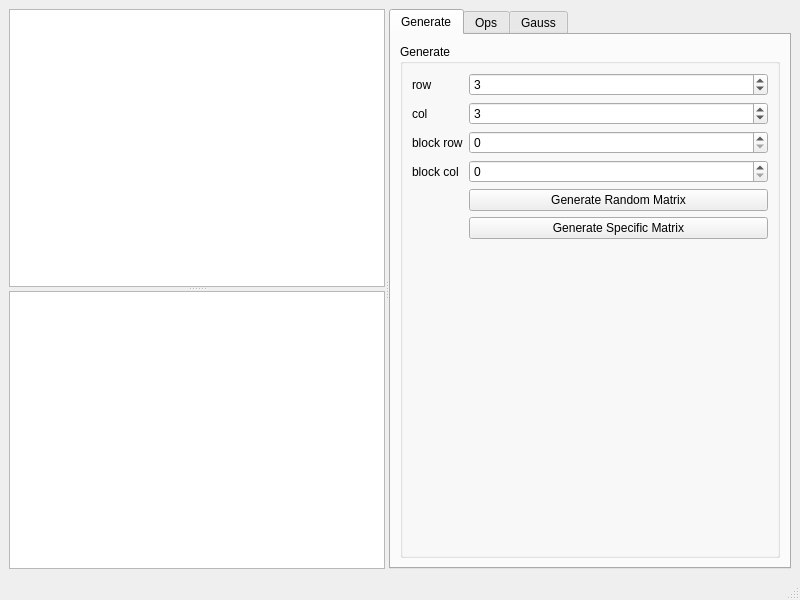
<?xml version="1.0" encoding="UTF-8"?>
<ui version="4.0">
 <class>MainWindow</class>
 <widget class="QMainWindow" name="MainWindow">
  <property name="geometry">
   <rect>
    <x>0</x>
    <y>0</y>
    <width>800</width>
    <height>600</height>
   </rect>
  </property>
  <property name="windowTitle">
   <string>Álgebra Bustamante</string>
  </property>
  <widget class="QWidget" name="centralwidget">
   <layout class="QVBoxLayout" name="verticalLayout_8">
    <item>
     <widget class="QSplitter" name="splitter">
      <property name="orientation">
       <enum>Qt::Horizontal</enum>
      </property>
      <widget class="QWidget" name="verticalLayoutWidget_2">
       <layout class="QVBoxLayout" name="verticalLayout_7">
        <item>
         <widget class="QSplitter" name="splitter_2">
          <property name="orientation">
           <enum>Qt::Vertical</enum>
          </property>
          <widget class="QListWidget" name="matrix_listWidget"/>
          <widget class="QTableWidget" name="tableWidget">
           <property name="editTriggers">
            <set>QAbstractItemView::NoEditTriggers</set>
           </property>
          </widget>
         </widget>
        </item>
       </layout>
      </widget>
      <widget class="QWidget" name="verticalLayoutWidget">
       <layout class="QVBoxLayout" name="verticalLayout">
        <item>
         <widget class="QTabWidget" name="tabWidget">
          <property name="currentIndex">
           <number>0</number>
          </property>
          <widget class="QWidget" name="generate_tab">
           <attribute name="title">
            <string>Generate</string>
           </attribute>
           <layout class="QVBoxLayout" name="verticalLayout_3">
            <item>
             <widget class="QGroupBox" name="groupBox">
              <property name="title">
               <string>Generate</string>
              </property>
              <layout class="QFormLayout" name="formLayout">
               <item row="0" column="0">
                <widget class="QLabel" name="label">
                 <property name="text">
                  <string>row</string>
                 </property>
                </widget>
               </item>
               <item row="0" column="1">
                <widget class="QSpinBox" name="row_spinBox">
                 <property name="minimum">
                  <number>1</number>
                 </property>
                 <property name="maximum">
                  <number>9999</number>
                 </property>
                 <property name="value">
                  <number>3</number>
                 </property>
                </widget>
               </item>
               <item row="1" column="0">
                <widget class="QLabel" name="label_3">
                 <property name="text">
                  <string>col</string>
                 </property>
                </widget>
               </item>
               <item row="1" column="1">
                <widget class="QSpinBox" name="col_spinBox">
                 <property name="minimum">
                  <number>1</number>
                 </property>
                 <property name="maximum">
                  <number>9999</number>
                 </property>
                 <property name="value">
                  <number>3</number>
                 </property>
                </widget>
               </item>
               <item row="2" column="0">
                <widget class="QLabel" name="label_4">
                 <property name="text">
                  <string>block row</string>
                 </property>
                </widget>
               </item>
               <item row="2" column="1">
                <widget class="QSpinBox" name="block_row_spinBox">
                 <property name="minimum">
                  <number>0</number>
                 </property>
                 <property name="maximum">
                  <number>9999</number>
                 </property>
                 <property name="value">
                  <number>0</number>
                 </property>
                </widget>
               </item>
               <item row="3" column="0">
                <widget class="QLabel" name="label_5">
                 <property name="text">
                  <string>block col</string>
                 </property>
                </widget>
               </item>
               <item row="3" column="1">
                <widget class="QSpinBox" name="block_col_spinBox">
                 <property name="minimum">
                  <number>0</number>
                 </property>
                 <property name="value">
                  <number>0</number>
                 </property>
                </widget>
               </item>
               <item row="4" column="1">
                <widget class="QPushButton" name="generate_pushButton">
                 <property name="text">
                  <string>Generate Random Matrix</string>
                 </property>
                </widget>
               </item>
               <item row="5" column="1">
                <widget class="QPushButton" name="gen_spec_pushButton">
                 <property name="text">
                  <string>Generate Specific Matrix</string>
                 </property>
                </widget>
               </item>
              </layout>
             </widget>
            </item>
           </layout>
          </widget>
          <widget class="QWidget" name="tab_3">
           <attribute name="title">
            <string>Ops</string>
           </attribute>
           <layout class="QVBoxLayout" name="verticalLayout_5">
            <item>
             <widget class="QGroupBox" name="groupBox_4">
              <property name="title">
               <string>Operands</string>
              </property>
              <layout class="QVBoxLayout" name="verticalLayout_6" stretch="0,0">
               <item>
                <layout class="QHBoxLayout" name="horizontalLayout_2">
                 <property name="leftMargin">
                  <number>0</number>
                 </property>
                 <item>
                  <widget class="QLabel" name="label_6">
                   <property name="text">
                    <string>A</string>
                   </property>
                  </widget>
                 </item>
                 <item>
                  <widget class="QComboBox" name="ops_1_comboBox"/>
                 </item>
                 <item>
                  <widget class="Line" name="line">
                   <property name="orientation">
                    <enum>Qt::Vertical</enum>
                   </property>
                  </widget>
                 </item>
                 <item>
                  <widget class="QLabel" name="label_7">
                   <property name="text">
                    <string>B</string>
                   </property>
                  </widget>
                 </item>
                 <item>
                  <widget class="QComboBox" name="ops_2_comboBox"/>
                 </item>
                 <item>
                  <spacer name="horizontalSpacer_2">
                   <property name="orientation">
                    <enum>Qt::Horizontal</enum>
                   </property>
                   <property name="sizeHint" stdset="0">
                    <size>
                     <width>40</width>
                     <height>20</height>
                    </size>
                   </property>
                  </spacer>
                 </item>
                </layout>
               </item>
               <item>
                <widget class="QComboBox" name="op_comboBox">
                 <item>
                  <property name="text">
                   <string>Multiply</string>
                  </property>
                 </item>
                 <item>
                  <property name="text">
                   <string>Add</string>
                  </property>
                 </item>
                </widget>
               </item>
              </layout>
             </widget>
            </item>
            <item>
             <widget class="QPushButton" name="op_exec_pushButton">
              <property name="text">
               <string>Apply</string>
              </property>
             </widget>
            </item>
            <item>
             <spacer name="verticalSpacer_2">
              <property name="orientation">
               <enum>Qt::Vertical</enum>
              </property>
              <property name="sizeHint" stdset="0">
               <size>
                <width>20</width>
                <height>40</height>
               </size>
              </property>
             </spacer>
            </item>
           </layout>
          </widget>
          <widget class="QWidget" name="tab_2">
           <attribute name="title">
            <string>Gauss</string>
           </attribute>
           <layout class="QVBoxLayout" name="verticalLayout_2">
            <item>
             <widget class="QGroupBox" name="groupBox_3">
              <property name="title">
               <string>Operands</string>
              </property>
              <layout class="QHBoxLayout" name="horizontalLayout_3" stretch="0,1,0">
               <item>
                <widget class="QLabel" name="label_2">
                 <property name="text">
                  <string>matrix</string>
                 </property>
                </widget>
               </item>
               <item>
                <widget class="QComboBox" name="gauss_op_comboBox"/>
               </item>
               <item>
                <spacer name="horizontalSpacer">
                 <property name="orientation">
                  <enum>Qt::Horizontal</enum>
                 </property>
                 <property name="sizeHint" stdset="0">
                  <size>
                   <width>40</width>
                   <height>20</height>
                  </size>
                 </property>
                </spacer>
               </item>
              </layout>
             </widget>
            </item>
            <item>
             <widget class="QGroupBox" name="groupBox_2">
              <property name="title">
               <string>Gaussian Elimination</string>
              </property>
              <layout class="QVBoxLayout" name="verticalLayout_4">
               <item>
                <widget class="QCheckBox" name="checkBox">
                 <property name="text">
                  <string>Vertical Pivot</string>
                 </property>
                </widget>
               </item>
               <item>
                <widget class="QCheckBox" name="checkBox_2">
                 <property name="text">
                  <string>Horizontal Pivot</string>
                 </property>
                </widget>
               </item>
               <item>
                <widget class="QPushButton" name="exec_gauss_pushButton">
                 <property name="text">
                  <string>Execute</string>
                 </property>
                </widget>
               </item>
               <item>
                <spacer name="verticalSpacer">
                 <property name="orientation">
                  <enum>Qt::Vertical</enum>
                 </property>
                 <property name="sizeHint" stdset="0">
                  <size>
                   <width>20</width>
                   <height>40</height>
                  </size>
                 </property>
                </spacer>
               </item>
              </layout>
             </widget>
            </item>
           </layout>
          </widget>
         </widget>
        </item>
       </layout>
      </widget>
     </widget>
    </item>
   </layout>
  </widget>
  <widget class="QMenuBar" name="menubar">
   <property name="geometry">
    <rect>
     <x>0</x>
     <y>0</y>
     <width>800</width>
     <height>25</height>
    </rect>
   </property>
  </widget>
  <widget class="QStatusBar" name="statusbar"/>
 </widget>
 <resources/>
 <connections/>
</ui>
